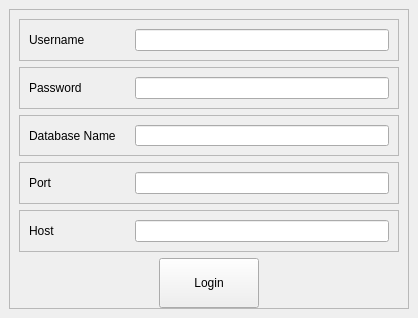
<?xml version="1.0" encoding="UTF-8"?>
<ui version="4.0">
 <class>MainWindow</class>
 <widget class="QMainWindow" name="MainWindow">
  <property name="geometry">
   <rect>
    <x>0</x>
    <y>0</y>
    <width>418</width>
    <height>318</height>
   </rect>
  </property>
  <property name="minimumSize">
   <size>
    <width>418</width>
    <height>318</height>
   </size>
  </property>
  <property name="maximumSize">
   <size>
    <width>418</width>
    <height>318</height>
   </size>
  </property>
  <property name="windowTitle">
   <string>MainWindow</string>
  </property>
  <widget class="QWidget" name="centralwidget">
   <layout class="QVBoxLayout" name="verticalLayout">
    <item>
     <widget class="QFrame" name="frame">
      <property name="minimumSize">
       <size>
        <width>400</width>
        <height>300</height>
       </size>
      </property>
      <property name="maximumSize">
       <size>
        <width>400</width>
        <height>300</height>
       </size>
      </property>
      <property name="frameShape">
       <enum>QFrame::StyledPanel</enum>
      </property>
      <property name="frameShadow">
       <enum>QFrame::Raised</enum>
      </property>
      <layout class="QGridLayout" name="gridLayout">
       <item row="0" column="0" colspan="3">
        <widget class="QFrame" name="frame_2">
         <property name="frameShape">
          <enum>QFrame::StyledPanel</enum>
         </property>
         <property name="frameShadow">
          <enum>QFrame::Raised</enum>
         </property>
         <layout class="QHBoxLayout" name="horizontalLayout">
          <item>
           <widget class="QLabel" name="Username">
            <property name="minimumSize">
             <size>
              <width>100</width>
              <height>0</height>
             </size>
            </property>
            <property name="text">
             <string>Username</string>
            </property>
           </widget>
          </item>
          <item>
           <widget class="QLineEdit" name="usernameLineEdit"/>
          </item>
         </layout>
        </widget>
       </item>
       <item row="1" column="0" colspan="3">
        <widget class="QFrame" name="frame_3">
         <property name="frameShape">
          <enum>QFrame::StyledPanel</enum>
         </property>
         <property name="frameShadow">
          <enum>QFrame::Raised</enum>
         </property>
         <layout class="QHBoxLayout" name="horizontalLayout_2">
          <item>
           <widget class="QLabel" name="Password">
            <property name="minimumSize">
             <size>
              <width>100</width>
              <height>0</height>
             </size>
            </property>
            <property name="text">
             <string>Password</string>
            </property>
           </widget>
          </item>
          <item>
           <widget class="QLineEdit" name="passwordLineEdit"/>
          </item>
         </layout>
        </widget>
       </item>
       <item row="2" column="0" colspan="3">
        <widget class="QFrame" name="frame_4">
         <property name="frameShape">
          <enum>QFrame::StyledPanel</enum>
         </property>
         <property name="frameShadow">
          <enum>QFrame::Raised</enum>
         </property>
         <layout class="QHBoxLayout" name="horizontalLayout_3">
          <item>
           <widget class="QLabel" name="DatabaseName">
            <property name="minimumSize">
             <size>
              <width>100</width>
              <height>0</height>
             </size>
            </property>
            <property name="maximumSize">
             <size>
              <width>100</width>
              <height>16777215</height>
             </size>
            </property>
            <property name="text">
             <string>Database Name</string>
            </property>
           </widget>
          </item>
          <item>
           <widget class="QLineEdit" name="databaseNameLineEdit"/>
          </item>
         </layout>
        </widget>
       </item>
       <item row="3" column="0" colspan="3">
        <widget class="QFrame" name="frame_5">
         <property name="frameShape">
          <enum>QFrame::StyledPanel</enum>
         </property>
         <property name="frameShadow">
          <enum>QFrame::Raised</enum>
         </property>
         <layout class="QHBoxLayout" name="horizontalLayout_4">
          <item>
           <widget class="QLabel" name="Port">
            <property name="minimumSize">
             <size>
              <width>100</width>
              <height>0</height>
             </size>
            </property>
            <property name="maximumSize">
             <size>
              <width>100</width>
              <height>16777215</height>
             </size>
            </property>
            <property name="text">
             <string>Port</string>
            </property>
           </widget>
          </item>
          <item>
           <widget class="QLineEdit" name="portLineEdit"/>
          </item>
         </layout>
        </widget>
       </item>
       <item row="4" column="0" colspan="3">
        <widget class="QFrame" name="frame_6">
         <property name="frameShape">
          <enum>QFrame::StyledPanel</enum>
         </property>
         <property name="frameShadow">
          <enum>QFrame::Raised</enum>
         </property>
         <layout class="QHBoxLayout" name="horizontalLayout_5">
          <item>
           <widget class="QLabel" name="Host">
            <property name="minimumSize">
             <size>
              <width>100</width>
              <height>0</height>
             </size>
            </property>
            <property name="text">
             <string>Host</string>
            </property>
           </widget>
          </item>
          <item>
           <widget class="QLineEdit" name="hostLineEdit"/>
          </item>
         </layout>
        </widget>
       </item>
       <item row="5" column="0">
        <spacer name="horizontalSpacer">
         <property name="orientation">
          <enum>Qt::Horizontal</enum>
         </property>
         <property name="sizeHint" stdset="0">
          <size>
           <width>40</width>
           <height>20</height>
          </size>
         </property>
        </spacer>
       </item>
       <item row="5" column="1">
        <widget class="QPushButton" name="loginButton">
         <property name="minimumSize">
          <size>
           <width>100</width>
           <height>50</height>
          </size>
         </property>
         <property name="maximumSize">
          <size>
           <width>150</width>
           <height>75</height>
          </size>
         </property>
         <property name="text">
          <string>Login</string>
         </property>
        </widget>
       </item>
       <item row="5" column="2">
        <spacer name="horizontalSpacer_2">
         <property name="orientation">
          <enum>Qt::Horizontal</enum>
         </property>
         <property name="sizeHint" stdset="0">
          <size>
           <width>131</width>
           <height>20</height>
          </size>
         </property>
        </spacer>
       </item>
      </layout>
     </widget>
    </item>
   </layout>
  </widget>
 </widget>
 <resources/>
 <connections/>
</ui>
